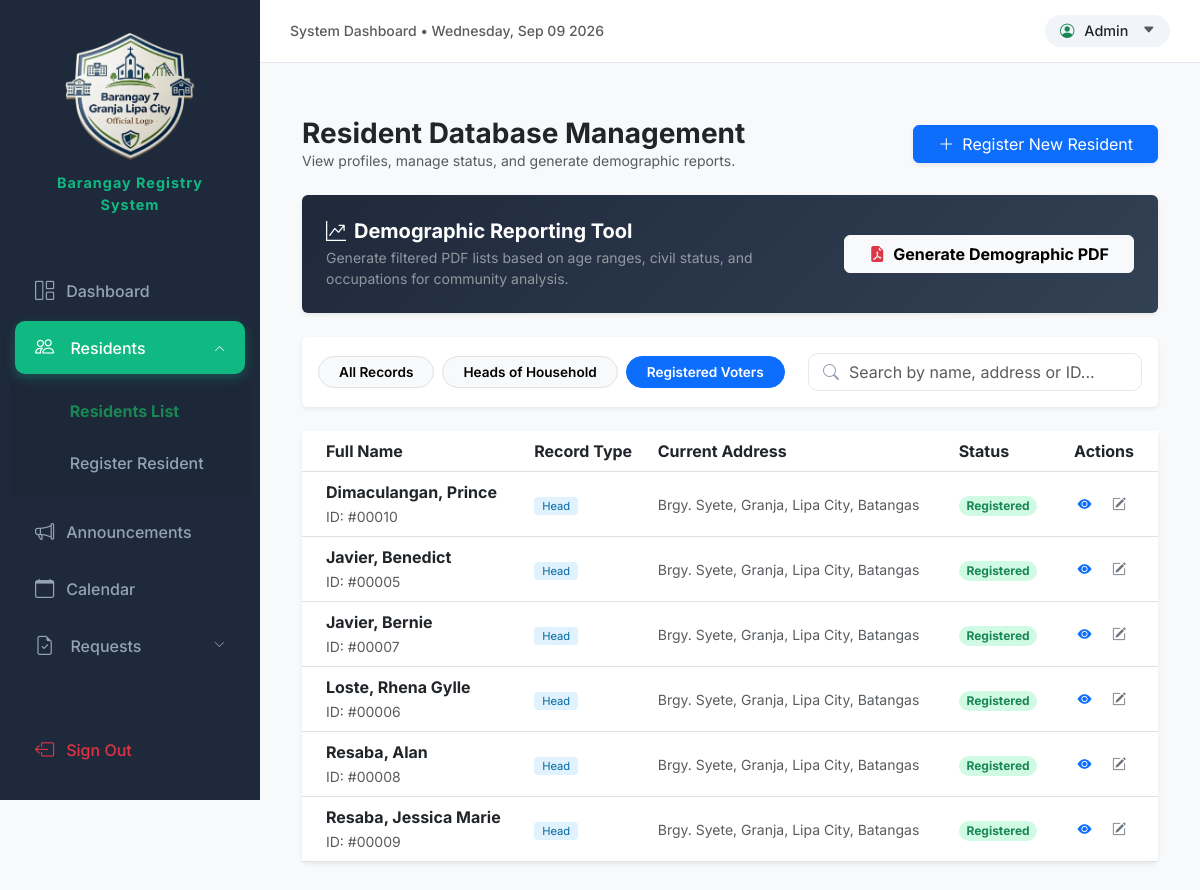
The page /admin/residents.php?filter=registered (signed in) on the database its author committed.
### tables this page shows
CREATE TABLE `residents` (
  `resident_id` int(11) NOT NULL,
  `first_name` varchar(100) DEFAULT NULL,
  `middle_name` varchar(100) DEFAULT NULL,
  `last_name` varchar(100) DEFAULT NULL,
  `ownership` enum('Home Owner','Boarder','Renter') NOT NULL,
  `present_address` text DEFAULT NULL,
  `address_type` enum('Owner','Boarder') DEFAULT NULL,
  `provincial_address` text DEFAULT NULL,
  `gender` enum('Male','Female') DEFAULT NULL,
  `civil_status` enum('Single','Married','Widowed','Separated') DEFAULT NULL,
  `birthdate` date DEFAULT NULL,
  `birthplace` varchar(255) DEFAULT NULL,
  `height` varchar(10) DEFAULT NULL,
  `weight` varchar(10) DEFAULT NULL,
  `contact_number` varchar(20) DEFAULT NULL,
  `email_address` varchar(100) DEFAULT NULL,
  `religion` varchar(100) DEFAULT NULL,
  `occupation` varchar(100) DEFAULT NULL,
  `house_number` varchar(50) DEFAULT NULL,
  `household_id` int(11) DEFAULT NULL,
  `status` enum('Registered','Not Registered') NOT NULL DEFAULT 'Not Registered',
  `created_at` timestamp NOT NULL DEFAULT current_timestamp()
);

### admin/residents.php (the view, shortened to what this page needs)
<?php
require_once '../config/db.php';
$filter = $_GET['filter'] ?? 'all';
$new_id = $_GET['new_id'] ?? null;
if ($new_id) {
    $query = "SELECT resident_id as id, first_name, last_name, present_address, status, 'Head' as type
              FROM residents WHERE resident_id = '$new_id'";
} else {
    if ($filter == 'heads') {
        $query = "SELECT resident_id as id, first_name, last_name, present_address, status, 'Head' as type FROM residents ORDER BY last_name ASC, first_name ASC";
    } elseif ($filter == 'registered') {
        $query = "SELECT resident_id as id, first_name, last_name, present_address, status, 'Head' as type FROM residents WHERE status = 'Registered' ORDER BY last_name ASC, first_name ASC";
    }
}
$result = $conn->query($query);
$residents_data = [];
while($row = $result->fetch_assoc()) {
    $residents_data[] = $row;
}
include '../includes/header.php';
?>
<div class="container-fluid py-4">
    <div class="d-flex flex-wrap justify-content-between align-items-center mb-4 gap-3">
        <div>
            <h3 class="fw-bold mb-0">Resident Database Management</h3>
            <p class="text-muted small mb-0">View profiles, manage status, and generate demographic reports.</p>
        </div>
        <div class="d-flex gap-2">
            <a href="registerresident.php" class="btn btn-primary px-4 shadow-sm"><i class="bi bi-plus-lg me-2"></i>Register New Resident</a>
        </div>
    </div>
    <div class="card report-card shadow-sm mb-4">
        <div class="card-body p-4">
            <div class="row align-items-center">
                <div class="col-md-7">
                    <h5 class="fw-bold mb-1"><i class="bi bi-graph-up-arrow me-2"></i>Demographic Reporting Tool</h5>
                    <p class="text-white-50 small mb-0">Generate filtered PDF lists based on age ranges, civil status, and occupations for community analysis.</p>
                </div>
                <div class="col-md-5 text-md-end">
                    <button type="button" class="btn btn-light fw-bold px-4" data-bs-toggle="modal" data-bs-target="#demographicModal">
                        <i class="bi bi-file-earmark-pdf-fill me-2 text-danger"></i>Generate Demographic PDF
                    </button>
                </div>
            </div>
        </div>
    </div>
    <div class="card border-0 shadow-sm mb-4">
        <div class="card-body">
            <div class="row align-items-center g-3">
                <div class="col-lg-7">
                    <div class="d-flex flex-wrap gap-2">
                        <a href="residents.php?filter=all" class="btn filter-btn <?= $filter=='all'?'btn-primary':'btn-light border' ?>">All Records</a>
                        <a href="residents.php?filter=heads" class="btn filter-btn <?= $filter=='heads'?'btn-primary':'btn-light border' ?>">Heads of Household</a>
                        <a href="residents.php?filter=registered" class="btn filter-btn <?= $filter=='registered'?'btn-primary':'btn-light border' ?>">Registered Voters</a>
                    </div>
                </div>
                <div class="col-lg-5">
                    <div class="search-wrap ms-auto">
                        <i class="bi bi-search"></i>
                        <input type="text" id="liveSearch" class="form-control" placeholder="Search by name, address or ID...">
                    </div>
                </div>
            </div>
        </div>
    </div>
    <div class="card border-0 shadow-sm">
        <div class="table-responsive" style="max-height: 450px; overflow-y: auto;">
            <table class="table align-middle mb-0" id="resTable">
                <thead class="bg-light sticky-top">
                    <tr>
                        <th class="ps-4">Full Name</th>
                        <th>Record Type</th>
                        <th>Current Address</th>
                        <th>Status</th>
                        <th class="text-end pe-4">Actions</th>
                    </tr>
                </thead>
                <tbody>
                    <?php foreach($residents_data as $row): ?>
                    <tr>
                        <td class="ps-4">
                            <div class="fw-bold"><?= $row['last_name'] . ($row['last_name'] ? ', ' : '') . $row['first_name'] ?></div>
                            <small class="text-muted">ID: #<?= str_pad($row['id'], 5, '0', STR_PAD_LEFT) ?></small>
                        </td>
                        <td><span class="type-badge <?= $row['type']=='Head' ? 'type-head' : 'type-occ' ?>"><?= $row['type'] ?></span></td>
                        <td class="small text-muted"><?= $row['present_address'] ?></td>
                        <td>
                            <span class="badge rounded-pill <?= $row['status']=='Registered' ? 'bg-success-subtle text-success' : 'bg-light text-dark' ?>">
                                <?= $row['status'] ?>
                            </span>
                        </td>
                        <td class="text-end pe-4">
                            <?php if($row['type'] == 'Head'): ?>
                                <button class="btn btn-sm btn-outline-primary border-0 view-btn" data-id="<?= $row['id'] ?>"><i class="bi bi-eye-fill"></i></button>
                                <a href="registerresident.php?id=<?= $row['id'] ?>" class="btn btn-sm btn-outline-secondary border-0"><i class="bi bi-pencil-square"></i></a>
                            <?php else: ?>
                                <span class="text-muted small italic">Occupant Only</span>
                            <?php endif; ?>
                        </td>
                    </tr>
                    <?php endforeach; ?>
                </tbody>
            </table>
        </div>
    </div>
</div>
<?php include '../includes/footer.php'; ?>

### assets/css/style.css (style rules this page uses)
:root { --bms-sidebar-width: 260px; --bms-primary: #10b981; --bms-dark: #1e293b; --bms-hover: #334155; --bms-bg: #f8fafc; --bms-text-muted: #94a3b8; }
body { font-family: 'Inter', sans-serif; background-color: var(--bms-bg); }
.bg-success-subtle { background-color: #d1fae5 !important; }
body { background-color: #f8f9fa; }

### admin/residents.php (style rules this page uses)
.filter-btn { border-radius: 20px; padding: 5px 20px; font-weight: 600; font-size: 0.85rem; transition: 0.3s; }
.search-wrap { position: relative; max-width: 400px; }
.search-wrap i { position: absolute; left: 15px; top: 50%; transform: translateY(-50%); color: #94a3b8; }
.search-wrap input { padding-left: 40px; border-radius: 10px; border: 1px solid #e2e8f0; }
.type-badge { font-size: 0.7rem; padding: 2px 8px; border-radius: 4px; }
.type-head { background: #e0f2fe; color: #0369a1; }
.report-card { background: linear-gradient(135deg, #1e293b 0%, #334155 100%); color: white; border: none; }

### rows shown on the page
residents: last_name "Dimaculangan", first_name "Prince", resident_id "00010", type "Head", present_address "Brgy. Syete, Granja, Lipa City, Batangas", status "Registered"
residents: last_name "Javier", first_name "Benedict", resident_id "00005", type "Head", present_address "Brgy. Syete, Granja, Lipa City, Batangas", status "Registered"
residents: last_name "Javier", first_name "Bernie", resident_id "00007", type "Head", present_address "Brgy. Syete, Granja, Lipa City, Batangas", status "Registered"
residents: last_name "Loste", first_name "Rhena Gylle", resident_id "00006", type "Head", present_address "Brgy. Syete, Granja, Lipa City, Batangas", status "Registered"
residents: last_name "Resaba", first_name "Alan", resident_id "00008", type "Head", present_address "Brgy. Syete, Granja, Lipa City, Batangas", status "Registered"
residents: last_name "Resaba", first_name "Jessica Marie", resident_id "00009", type "Head", present_address "Brgy. Syete, Granja, Lipa City, Batangas", status "Registered"
